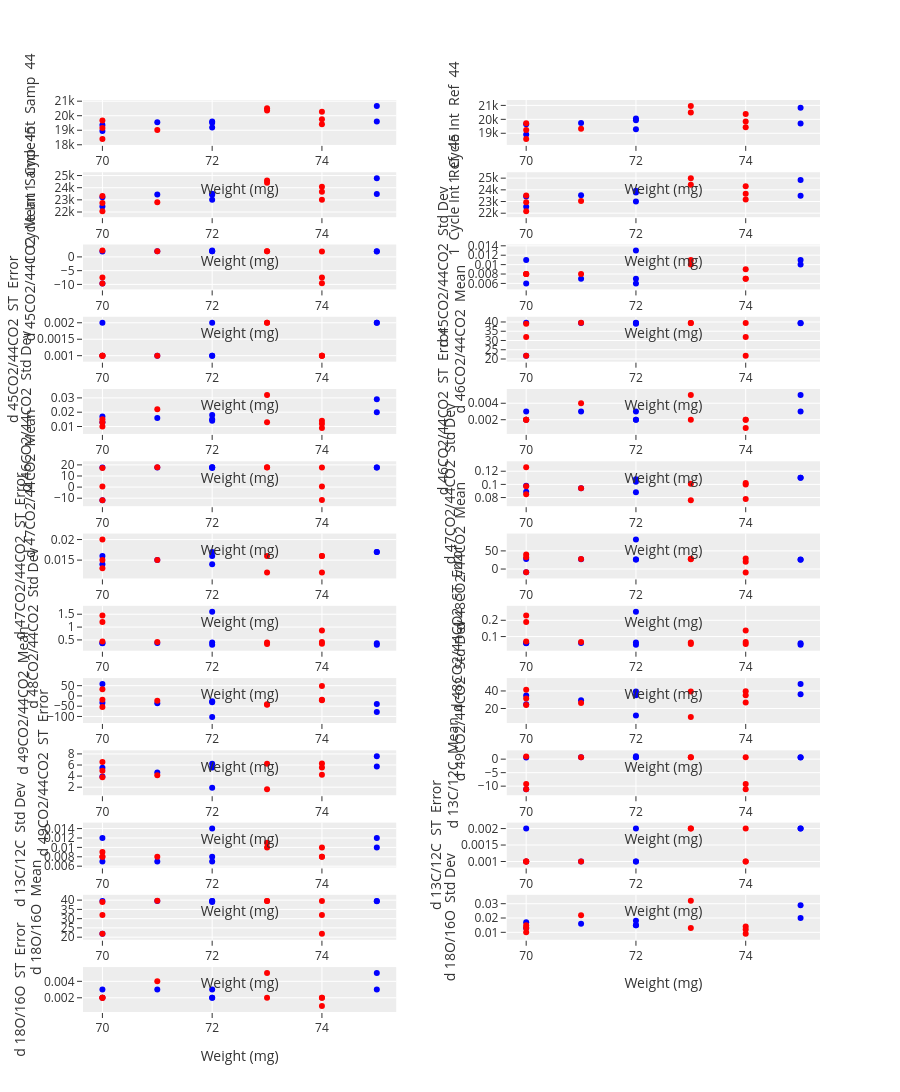

Notebook code for this chart:
### Markdown cell above
## Creating Multiple Scatter Plots
The code creates multiple scatter plots to visualize the relationship between `Weight (mg)` and various numeric columns, categorized by `Kiel acid line number`. It follows these steps:

**Define Subplot Height** It defines the height of each subplot using the `subplot_height` variable.

**Calculate Subplot Rows and Columns** It determines the number of rows and columns needed to accommodate the subplots based on the length of the `numeric_columns[5:30]` list, which represents the columns to be visualized.

**Create Subplot Grid** It creates a subplot grid using the `make_subplots()` function, specifying the calculated rows, columns, vertical spacing, and horizontal spacing between subplots.

**Adjust Figure Height** It sets the height of the entire figure using the `update_layout()` function, ensuring the figure is tall enough to accommodate all subplots.

**Identify Unique Line Types** It extracts the unique values in the Kiel acid "Line" column using the `unique()` function, indicating Kiel acid line number for data series.

**Define Line Colors** It defines a list of colors to represent different line number using the colors variable.

**Create Scatter Plots** It iterates through each numeric column (column) and each line type (line):
a. It creates a scatter plot using the go.Scatter() function, specifying:
i. x: Weight (mg) values for the selected line type (line).
ii. y: Corresponding values from the selected numeric column (column) for the selected line type (line).
iii. mode: 'markers' to display data points as markers.
iv. name: A descriptive name for the data series, including the line type (line).
v. marker: A dictionary specifying the marker color based on the line type (line) using the colors

### Code cell
# Define the height of each subplot (in pixels)
subplot_height = 300
length = len(numeric_columns[5:30])

# Create a subplot for each column in the DataFrame
fig1 = make_subplots(rows=length//2 + length%2, cols=2, vertical_spacing=0.03, horizontal_spacing=0.15)

# Set the height of the figure
fig1.update_layout(height=(length//2 + length%2)*subplot_height, showlegend=False)

# Get unique values in the "Line" column
lines = df_std_cp["Line"].unique()

# Define colors for each line
colors = ['blue', 'red']  # Add more colors if there are more than two lines

# Iterate through each column and create a scatter plot
for i, column in enumerate(numeric_columns[5:30]):
    for j, line in enumerate(lines):
        fig1.add_trace(
            go.Scatter(x=df_std_cp[df_std_cp["Line"]==line]["Weight (mg)"], 
                    y=df_std_cp[df_std_cp["Line"]==line][column], 
                    mode='markers', 
                    name=f"Line {line}",  # Set the name of the data series,
                    marker=dict(color=colors[j % len(colors)]),  # Use the color corresponding to the line
                    hovertemplate=
                        f"<b>{column}</b>: %{{y:.1f}}<br>" +
                        "<b>Weight (mg)</b>: %{x:.1f}<br>" +
                        "<b>Line</b>: " + str(line) + "<br>"
                    ),
            row = i//2 + 1,
            col = i%2 + 1
        )

    # Set the title of the y-axis for each subplot
    fig1.update_yaxes(title_text=column, row=i//2 + 1, col=i%2 + 1)
    fig1.update_xaxes(title_text="Weight (mg)", row=i//2 + 1, col=i%2 + 1)

# Save the figure to an HTML file
# fig1.write_html("multiple_scatter_plots.html")

# Show the figure
fig1.show()

### Figure 1 — Plotly figure (JSON) as saved in the notebook; plotly's stock layout.template omitted (floating-point values rounded to 4 significant figures)
{"data": [{"hovertemplate": "<b>1  Cycle Int  Samp  44</b>: %{y:.1f}<br><b>Weight (mg)</b>: %{x:.1f}<br><b>Line</b>: 1<br>", "marker": {"color": "blue"}, "mode": "markers", "name": "Line 1", "type": "scatter", "x": [75, 72, 71, 75, 72, 72, 70, 70], "xaxis": "x", "y": [19600.0, 19190.0, 19550.0, 20670.0, 19610.0, 19520.0, 18950.0, 19360.0], "yaxis": "y"}, {"hovertemplate": "<b>1  Cycle Int  Samp  44</b>: %{y:.1f}<br><b>Weight (mg)</b>: %{x:.1f}<br><b>Line</b>: 2<br>", "marker": {"color": "red"}, "mode": "markers", "name": "Line 2", "type": "scatter", "x": [74, 70, 74, 71, 70, 73, 73, 70, 74], "xaxis": "x", "y": [19420.0, 18400.0, 20270.0, 19010.0, 19670.0, 20510.0, 20350.0, 19150.0, 19750.0], "yaxis": "y"}, {"hovertemplate": "<b>1  Cycle Int  Ref  44</b>: %{y:.1f}<br><b>Weight (mg)</b>: %{x:.1f}<br><b>Line</b>: 1<br>", "marker": {"color": "blue"}, "mode": "markers", "name": "Line 1", "type": "scatter", "x": [75, 72, 71, 75, 72, 72, 70, 70], "xaxis": "x2", "y": [19700.0, 19290.0, 19740.0, 20840.0, 19940.0, 20060.0, 18910.0, 19640.0], "yaxis": "y2"}, {"hovertemplate": "<b>1  Cycle Int  Ref  44</b>: %{y:.1f}<br><b>Weight (mg)</b>: %{x:.1f}<br><b>Line</b>: 2<br>", "marker": {"color": "red"}, "mode": "markers", "name": "Line 2", "type": "scatter", "x": [74, 70, 74, 71, 70, 73, 73, 70, 74], "xaxis": "x2", "y": [19430.0, 18600.0, 20370.0, 19330.0, 19720.0, 20960.0, 20490.0, 19230.0, 19840.0], "yaxis": "y2"}, {"hovertemplate": "<b>1  Cycle Int  Samp  45</b>: %{y:.1f}<br><b>Weight (mg)</b>: %{x:.1f}<br><b>Line</b>: 1<br>", "marker": {"color": "blue"}, "mode": "markers", "name": "Line 1", "type": "scatter", "x": [75, 72, 71, 75, 72, 72, 70, 70], "xaxis": "x3", "y": [23490.0, 23010.0, 23430.0, 24780.0, 23510.0, 23410.0, 22460.0, 23210.0], "yaxis": "y3"}, {"hovertemplate": "<b>1  Cycle Int  Samp  45</b>: %{y:.1f}<br><b>Weight (mg)</b>: %{x:.1f}<br><b>Line</b>: 2<br>", "marker": {"color": "red"}, "mode": "markers", "name": "Line 2", "type": "scatter", "x": [74, 70, 74, 71, 70, 73, 73, 70, 74], "xaxis": "x3", "y": [23010.0, 22070.0, 24070.0, 22800.0, 23310.0, 24580.0, 24400.0, 22740.0, 23680.0], "yaxis": "y3"}, {"hovertemplate": "<b>1  Cycle Int  Ref  45</b>: %{y:.1f}<br><b>Weight (mg)</b>: %{x:.1f}<br><b>Line</b>: 1<br>", "marker": {"color": "blue"}, "mode": "markers", "name": "Line 1", "type": "scatter", "x": [75, 72, 71, 75, 72, 72, 70, 70], "xaxis": "x4", "y": [23490.0, 23010.0, 23550.0, 24850.0, 23770.0, 23920.0, 22550.0, 23420.0], "yaxis": "y4"}, {"hovertemplate": "<b>1  Cycle Int  Ref  45</b>: %{y:.1f}<br><b>Weight (mg)</b>: %{x:.1f}<br><b>Line</b>: 2<br>", "marker": {"color": "red"}, "mode": "markers", "name": "Line 2", "type": "scatter", "x": [74, 70, 74, 71, 70, 73, 73, 70, 74], "xaxis": "x4", "y": [23170.0, 22180.0, 24300.0, 23050.0, 23520.0, 24990.0, 24430.0, 22930.0, 23660.0], "yaxis": "y4"}, {"hovertemplate": "<b>d 45CO2/44CO2  Mean</b>: %{y:.1f}<br><b>Weight (mg)</b>: %{x:.1f}<br><b>Line</b>: 1<br>", "marker": {"color": "blue"}, "mode": "markers", "name": "Line 1", "type": "scatter", "x": [75, 72, 71, 75, 72, 72, 70, 70], "xaxis": "x5", "y": [1.931, 2.041, 2.019, 2.009, 2.031, 2.319, -9.641, 1.948], "yaxis": "y5"}, {"hovertemplate": "<b>d 45CO2/44CO2  Mean</b>: %{y:.1f}<br><b>Weight (mg)</b>: %{x:.1f}<br><b>Line</b>: 2<br>", "marker": {"color": "red"}, "mode": "markers", "name": "Line 2", "type": "scatter", "x": [74, 70, 74, 71, 70, 73, 73, 70, 74], "xaxis": "x5", "y": [-9.618, 2.299, -7.52, 2.042, -9.629, 2.058, 2.01, -7.524, 1.993], "yaxis": "y5"}, {"hovertemplate": "<b>d 45CO2/44CO2  Std Dev</b>: %{y:.1f}<br><b>Weight (mg)</b>: %{x:.1f}<br><b>Line</b>: 1<br>", "marker": {"color": "blue"}, "mode": "markers", "name": "Line 1", "type": "scatter", "x": [75, 72, 71, 75, 72, 72, 70, 70], "xaxis": "x6", "y": [0.011, 0.007, 0.007, 0.01, 0.006, 0.013, 0.011, 0.006], "yaxis": "y6"}, {"hovertemplate": "<b>d 45CO2/44CO2  Std Dev</b>: %{y:.1f}<br><b>Weight (mg)</b>: %{x:.1f}<br><b>Line</b>: 2<br>", "marker": {"color": "red"}, "mode": "markers", "name": "Line 2", "type": "scatter", "x": [74, 70, 74, 71, 70, 73, 73, 70, 74], "xaxis": "x6", "y": [0.009, 0.008, 0.007, 0.008, 0.008, 0.011, 0.01, 0.008, 0.007], "yaxis": "y6"}, {"hovertemplate": "<b>d 45CO2/44CO2  ST  Error</b>: %{y:.1f}<br><b>Weight (mg)</b>: %{x:.1f}<br><b>Line</b>: 1<br>", "marker": {"color": "blue"}, "mode": "markers", "name": "Line 1", "type": "scatter", "x": [75, 72, 71, 75, 72, 72, 70, 70], "xaxis": "x7", "y": [0.002, 0.001, 0.001, 0.002, 0.001, 0.002, 0.002, 0.001], "yaxis": "y7"}, {"hovertemplate": "<b>d 45CO2/44CO2  ST  Error</b>: %{y:.1f}<br><b>Weight (mg)</b>: %{x:.1f}<br><b>Line</b>: 2<br>", "marker": {"color": "red"}, "mode": "markers", "name": "Line 2", "type": "scatter", "x": [74, 70, 74, 71, 70, 73, 73, 70, 74], "xaxis": "x7", "y": [0.001, 0.001, 0.001, 0.001, 0.001, 0.002, 0.002, 0.001, 0.001], "yaxis": "y7"}, {"hovertemplate": "<b>d 46CO2/44CO2  Mean</b>: %{y:.1f}<br><b>Weight (mg)</b>: %{x:.1f}<br><b>Line</b>: 1<br>", "marker": {"color": "blue"}, "mode": "markers", "name": "Line 1", "type": "scatter", "x": [75, 72, 71, 75, 72, 72, 70, 70], "xaxis": "x8", "y": [39.29, 39.51, 39.45, 39.44, 39.52, 38.98, 21.8, 39.53], "yaxis": "y8"}, {"hovertemplate": "<b>d 46CO2/44CO2  Mean</b>: %{y:.1f}<br><b>Weight (mg)</b>: %{x:.1f}<br><b>Line</b>: 2<br>", "marker": {"color": "red"}, "mode": "markers", "name": "Line 2", "type": "scatter", "x": [74, 70, 74, 71, 70, 73, 73, 70, 74], "xaxis": "x8", "y": [21.82, 39.0, 31.93, 39.57, 21.81, 39.5, 39.45, 31.93, 39.5], "yaxis": "y8"}, {"hovertemplate": "<b>d 46CO2/44CO2  Std Dev</b>: %{y:.1f}<br><b>Weight (mg)</b>: %{x:.1f}<br><b>Line</b>: 1<br>", "marker": {"color": "blue"}, "mode": "markers", "name": "Line 1", "type": "scatter", "x": [75, 72, 71, 75, 72, 72, 70, 70], "xaxis": "x9", "y": [0.02, 0.015, 0.016, 0.029, 0.018, 0.014, 0.013, 0.017], "yaxis": "y9"}, {"hovertemplate": "<b>d 46CO2/44CO2  Std Dev</b>: %{y:.1f}<br><b>Weight (mg)</b>: %{x:.1f}<br><b>Line</b>: 2<br>", "marker": {"color": "red"}, "mode": "markers", "name": "Line 2", "type": "scatter", "x": [74, 70, 74, 71, 70, 73, 73, 70, 74], "xaxis": "x9", "y": [0.009, 0.015, 0.012, 0.022, 0.01, 0.013, 0.032, 0.013, 0.014], "yaxis": "y9"}, {"hovertemplate": "<b>d 46CO2/44CO2  ST  Error</b>: %{y:.1f}<br><b>Weight (mg)</b>: %{x:.1f}<br><b>Line</b>: 1<br>", "marker": {"color": "blue"}, "mode": "markers", "name": "Line 1", "type": "scatter", "x": [75, 72, 71, 75, 72, 72, 70, 70], "xaxis": "x10", "y": [0.003, 0.002, 0.003, 0.005, 0.003, 0.002, 0.002, 0.003], "yaxis": "y10"}, {"hovertemplate": "<b>d 46CO2/44CO2  ST  Error</b>: %{y:.1f}<br><b>Weight (mg)</b>: %{x:.1f}<br><b>Line</b>: 2<br>", "marker": {"color": "red"}, "mode": "markers", "name": "Line 2", "type": "scatter", "x": [74, 70, 74, 71, 70, 73, 73, 70, 74], "xaxis": "x10", "y": [0.001, 0.002, 0.002, 0.004, 0.002, 0.002, 0.005, 0.002, 0.002], "yaxis": "y10"}, {"hovertemplate": "<b>d 47CO2/44CO2  Mean</b>: %{y:.1f}<br><b>Weight (mg)</b>: %{x:.1f}<br><b>Line</b>: 1<br>", "marker": {"color": "blue"}, "mode": "markers", "name": "Line 1", "type": "scatter", "x": [75, 72, 71, 75, 72, 72, 70, 70], "xaxis": "x11", "y": [17.56, 17.79, 17.71, 17.67, 17.77, 17.19, -11.79, 17.7], "yaxis": "y11"}, {"hovertemplate": "<b>d 47CO2/44CO2  Mean</b>: %{y:.1f}<br><b>Weight (mg)</b>: %{x:.1f}<br><b>Line</b>: 2<br>", "marker": {"color": "red"}, "mode": "markers", "name": "Line 2", "type": "scatter", "x": [74, 70, 74, 71, 70, 73, 73, 70, 74], "xaxis": "x11", "y": [-11.71, 17.18, 0.502, 17.84, -11.75, 17.76, 17.66, 0.484, 17.72], "yaxis": "y11"}, {"hovertemplate": "<b>d 47CO2/44CO2  Std Dev</b>: %{y:.1f}<br><b>Weight (mg)</b>: %{x:.1f}<br><b>Line</b>: 1<br>", "marker": {"color": "blue"}, "mode": "markers", "name": "Line 1", "type": "scatter", "x": [75, 72, 71, 75, 72, 72, 70, 70], "xaxis": "x12", "y": [0.11, 0.104, 0.094, 0.11, 0.088, 0.108, 0.089, 0.098], "yaxis": "y12"}, {"hovertemplate": "<b>d 47CO2/44CO2  Std Dev</b>: %{y:.1f}<br><b>Weight (mg)</b>: %{x:.1f}<br><b>Line</b>: 2<br>", "marker": {"color": "red"}, "mode": "markers", "name": "Line 2", "type": "scatter", "x": [74, 70, 74, 71, 70, 73, 73, 70, 74], "xaxis": "x12", "y": [0.1, 0.126, 0.078, 0.094, 0.085, 0.076, 0.101, 0.097, 0.102], "yaxis": "y12"}, {"hovertemplate": "<b>d 47CO2/44CO2  ST  Error</b>: %{y:.1f}<br><b>Weight (mg)</b>: %{x:.1f}<br><b>Line</b>: 1<br>", "marker": {"color": "blue"}, "mode": "markers", "name": "Line 1", "type": "scatter", "x": [75, 72, 71, 75, 72, 72, 70, 70], "xaxis": "x13", "y": [0.017, 0.016, 0.015, 0.017, 0.014, 0.017, 0.014, 0.016], "yaxis": "y13"}, {"hovertemplate": "<b>d 47CO2/44CO2  ST  Error</b>: %{y:.1f}<br><b>Weight (mg)</b>: %{x:.1f}<br><b>Line</b>: 2<br>", "marker": {"color": "red"}, "mode": "markers", "name": "Line 2", "type": "scatter", "x": [74, 70, 74, 71, 70, 73, 73, 70, 74], "xaxis": "x13", "y": [0.016, 0.02, 0.012, 0.015, 0.013, 0.012, 0.016, 0.015, 0.016], "yaxis": "y13"}, {"hovertemplate": "<b>d 48CO2/44CO2  Mean</b>: %{y:.1f}<br><b>Weight (mg)</b>: %{x:.1f}<br><b>Line</b>: 1<br>", "marker": {"color": "blue"}, "mode": "markers", "name": "Line 1", "type": "scatter", "x": [75, 72, 71, 75, 72, 72, 70, 70], "xaxis": "x14", "y": [25.46, 26.27, 26.97, 25.96, 26.57, 81.26, -8.497, 27.91], "yaxis": "y14"}, {"hovertemplate": "<b>d 48CO2/44CO2  Mean</b>: %{y:.1f}<br><b>Weight (mg)</b>: %{x:.1f}<br><b>Line</b>: 2<br>", "marker": {"color": "red"}, "mode": "markers", "name": "Line 2", "type": "scatter", "x": [74, 70, 74, 71, 70, 73, 73, 70, 74], "xaxis": "x14", "y": [-9.395, 39.91, 20.36, 27.5, -8.936, 27.19, 28.21, 32.33, 28.83], "yaxis": "y14"}, {"hovertemplate": "<b>d 48CO2/44CO2  Std Dev</b>: %{y:.1f}<br><b>Weight (mg)</b>: %{x:.1f}<br><b>Line</b>: 1<br>", "marker": {"color": "blue"}, "mode": "markers", "name": "Line 1", "type": "scatter", "x": [75, 72, 71, 75, 72, 72, 70, 70], "xaxis": "x15", "y": [0.37, 0.404, 0.378, 0.314, 0.315, 1.594, 0.373, 0.381], "yaxis": "y15"}, {"hovertemplate": "<b>d 48CO2/44CO2  Std Dev</b>: %{y:.1f}<br><b>Weight (mg)</b>: %{x:.1f}<br><b>Line</b>: 2<br>", "marker": {"color": "red"}, "mode": "markers", "name": "Line 2", "type": "scatter", "x": [74, 70, 74, 71, 70, 73, 73, 70, 74], "xaxis": "x15", "y": [0.347, 1.455, 0.866, 0.417, 0.435, 0.344, 0.404, 1.201, 0.422], "yaxis": "y15"}, {"hovertemplate": "<b>d 48CO2/44CO2  ST  Error</b>: %{y:.1f}<br><b>Weight (mg)</b>: %{x:.1f}<br><b>Line</b>: 1<br>", "marker": {"color": "blue"}, "mode": "markers", "name": "Line 1", "type": "scatter", "x": [75, 72, 71, 75, 72, 72, 70, 70], "xaxis": "x16", "y": [0.059, 0.064, 0.06, 0.05, 0.05, 0.252, 0.059, 0.06], "yaxis": "y16"}, {"hovertemplate": "<b>d 48CO2/44CO2  ST  Error</b>: %{y:.1f}<br><b>Weight (mg)</b>: %{x:.1f}<br><b>Line</b>: 2<br>", "marker": {"color": "red"}, "mode": "markers", "name": "Line 2", "type": "scatter", "x": [74, 70, 74, 71, 70, 73, 73, 70, 74], "xaxis": "x16", "y": [0.055, 0.23, 0.137, 0.066, 0.069, 0.054, 0.064, 0.19, 0.067], "yaxis": "y16"}, {"hovertemplate": "<b>d 49CO2/44CO2  Mean</b>: %{y:.1f}<br><b>Weight (mg)</b>: %{x:.1f}<br><b>Line</b>: 1<br>", "marker": {"color": "blue"}, "mode": "markers", "name": "Line 1", "type": "scatter", "x": [75, 72, 71, 75, 72, 72, 70, 70], "xaxis": "x17", "y": [-78.1, -25.44, -35.13, -38.85, -31.34, -102.6, 57.79, -33.27], "yaxis": "y17"}, {"hovertemplate": "<b>d 49CO2/44CO2  Mean</b>: %{y:.1f}<br><b>Weight (mg)</b>: %{x:.1f}<br><b>Line</b>: 2<br>", "marker": {"color": "red"}, "mode": "markers", "name": "Line 2", "type": "scatter", "x": [74, 70, 74, 71, 70, 73, 73, 70, 74], "xaxis": "x17", "y": [48.57, -53.4, -18.71, -23.58, 32.81, -40.09, -42.65, -18.98, -21.01], "yaxis": "y17"}, {"hovertemplate": "<b>d 49CO2/44CO2  Std Dev</b>: %{y:.1f}<br><b>Weight (mg)</b>: %{x:.1f}<br><b>Line</b>: 1<br>", "marker": {"color": "blue"}, "mode": "markers", "name": "Line 1", "type": "scatter", "x": [75, 72, 71, 75, 72, 72, 70, 70], "xaxis": "x18", "y": [47.86, 39.39, 29.46, 36.38, 35.0, 12.02, 34.82, 24.88], "yaxis": "y18"}, {"hovertemplate": "<b>d 49CO2/44CO2  Std Dev</b>: %{y:.1f}<br><b>Weight (mg)</b>: %{x:.1f}<br><b>Line</b>: 2<br>", "marker": {"color": "red"}, "mode": "markers", "name": "Line 2", "type": "scatter", "x": [74, 70, 74, 71, 70, 73, 73, 70, 74], "xaxis": "x18", "y": [39.66, 24.08, 26.76, 26.21, 41.34, 10.33, 39.4, 31.4, 35.05], "yaxis": "y18"}, {"hovertemplate": "<b>d 49CO2/44CO2  ST  Error</b>: %{y:.1f}<br><b>Weight (mg)</b>: %{x:.1f}<br><b>Line</b>: 1<br>", "marker": {"color": "blue"}, "mode": "markers", "name": "Line 1", "type": "scatter", "x": [75, 72, 71, 75, 72, 72, 70, 70], "xaxis": "x19", "y": [7.567, 6.228, 4.658, 5.753, 5.534, 1.9, 5.506, 3.934], "yaxis": "y19"}, {"hovertemplate": "<b>d 49CO2/44CO2  ST  Error</b>: %{y:.1f}<br><b>Weight (mg)</b>: %{x:.1f}<br><b>Line</b>: 2<br>", "marker": {"color": "red"}, "mode": "markers", "name": "Line 2", "type": "scatter", "x": [74, 70, 74, 71, 70, 73, 73, 70, 74], "xaxis": "x19", "y": [6.271, 3.807, 4.232, 4.144, 6.537, 1.634, 6.23, 4.964, 5.542], "yaxis": "y19"}, {"hovertemplate": "<b>d 13C/12C  Mean</b>: %{y:.1f}<br><b>Weight (mg)</b>: %{x:.1f}<br><b>Line</b>: 1<br>", "marker": {"color": "blue"}, "mode": "markers", "name": "Line 1", "type": "scatter", "x": [75, 72, 71, 75, 72, 72, 70, 70], "xaxis": "x20", "y": [0.623, 0.733, 0.711, 0.701, 0.722, 1.05, -11.14, 0.632], "yaxis": "y20"}, {"hovertemplate": "<b>d 13C/12C  Mean</b>: %{y:.1f}<br><b>Weight (mg)</b>: %{x:.1f}<br><b>Line</b>: 2<br>", "marker": {"color": "red"}, "mode": "markers", "name": "Line 2", "type": "scatter", "x": [74, 70, 74, 71, 70, 73, 73, 70, 74], "xaxis": "x20", "y": [-11.12, 1.028, -9.24, 0.731, -11.13, 0.751, 0.702, -9.245, 0.682], "yaxis": "y20"}, {"hovertemplate": "<b>d 13C/12C  Std Dev</b>: %{y:.1f}<br><b>Weight (mg)</b>: %{x:.1f}<br><b>Line</b>: 1<br>", "marker": {"color": "blue"}, "mode": "markers", "name": "Line 1", "type": "scatter", "x": [75, 72, 71, 75, 72, 72, 70, 70], "xaxis": "x21", "y": [0.012, 0.008, 0.007, 0.01, 0.007, 0.014, 0.012, 0.007], "yaxis": "y21"}, {"hovertemplate": "<b>d 13C/12C  Std Dev</b>: %{y:.1f}<br><b>Weight (mg)</b>: %{x:.1f}<br><b>Line</b>: 2<br>", "marker": {"color": "red"}, "mode": "markers", "name": "Line 2", "type": "scatter", "x": [74, 70, 74, 71, 70, 73, 73, 70, 74], "xaxis": "x21", "y": [0.01, 0.008, 0.008, 0.008, 0.009, 0.011, 0.01, 0.008, 0.008], "yaxis": "y21"}, {"hovertemplate": "<b>d 13C/12C  ST  Error</b>: %{y:.1f}<br><b>Weight (mg)</b>: %{x:.1f}<br><b>Line</b>: 1<br>", "marker": {"color": "blue"}, "mode": "markers", "name": "Line 1", "type": "scatter", "x": [75, 72, 71, 75, 72, 72, 70, 70], "xaxis": "x22", "y": [0.002, 0.001, 0.001, 0.002, 0.001, 0.002, 0.002, 0.001], "yaxis": "y22"}, {"hovertemplate": "<b>d 13C/12C  ST  Error</b>: %{y:.1f}<br><b>Weight (mg)</b>: %{x:.1f}<br><b>Line</b>: 2<br>", "marker": {"color": "red"}, "mode": "markers", "name": "Line 2", "type": "scatter", "x": [74, 70, 74, 71, 70, 73, 73, 70, 74], "xaxis": "x22", "y": [0.002, 0.001, 0.001, 0.001, 0.001, 0.002, 0.002, 0.001, 0.001], "yaxis": "y22"}, {"hovertemplate": "<b>d 18O/16O  Mean</b>: %{y:.1f}<br><b>Weight (mg)</b>: %{x:.1f}<br><b>Line</b>: 1<br>", "marker": {"color": "blue"}, "mode": "markers", "name": "Line 1", "type": "scatter", "x": [75, 72, 71, 75, 72, 72, 70, 70], "xaxis": "x23", "y": [39.33, 39.55, 39.49, 39.48, 39.56, 39.02, 21.85, 39.57], "yaxis": "y23"}, {"hovertemplate": "<b>d 18O/16O  Mean</b>: %{y:.1f}<br><b>Weight (mg)</b>: %{x:.1f}<br><b>Line</b>: 2<br>", "marker": {"color": "red"}, "mode": "markers", "name": "Line 2", "type": "scatter", "x": [74, 70, 74, 71, 70, 73, 73, 70, 74], "xaxis": "x23", "y": [21.87, 39.04, 31.99, 39.61, 21.86, 39.55, 39.49, 31.99, 39.54], "yaxis": "y23"}, {"hovertemplate": "<b>d 18O/16O  Std Dev</b>: %{y:.1f}<br><b>Weight (mg)</b>: %{x:.1f}<br><b>Line</b>: 1<br>", "marker": {"color": "blue"}, "mode": "markers", "name": "Line 1", "type": "scatter", "x": [75, 72, 71, 75, 72, 72, 70, 70], "xaxis": "x24", "y": [0.02, 0.015, 0.016, 0.029, 0.018, 0.015, 0.013, 0.017], "yaxis": "y24"}, {"hovertemplate": "<b>d 18O/16O  Std Dev</b>: %{y:.1f}<br><b>Weight (mg)</b>: %{x:.1f}<br><b>Line</b>: 2<br>", "marker": {"color": "red"}, "mode": "markers", "name": "Line 2", "type": "scatter", "x": [74, 70, 74, 71, 70, 73, 73, 70, 74], "xaxis": "x24", "y": [0.009, 0.015, 0.012, 0.022, 0.01, 0.013, 0.032, 0.013, 0.014], "yaxis": "y24"}, {"hovertemplate": "<b>d 18O/16O  ST  Error</b>: %{y:.1f}<br><b>Weight (mg)</b>: %{x:.1f}<br><b>Line</b>: 1<br>", "marker": {"color": "blue"}, "mode": "markers", "name": "Line 1", "type": "scatter", "x": [75, 72, 71, 75, 72, 72, 70, 70], "xaxis": "x25", "y": [0.003, 0.002, 0.003, 0.005, 0.003, 0.002, 0.002, 0.003], "yaxis": "y25"}, {"hovertemplate": "<b>d 18O/16O  ST  Error</b>: %{y:.1f}<br><b>Weight (mg)</b>: %{x:.1f}<br><b>Line</b>: 2<br>", "marker": {"color": "red"}, "mode": "markers", "name": "Line 2", "type": "scatter", "x": [74, 70, 74, 71, 70, 73, 73, 70, 74], "xaxis": "x25", "y": [0.001, 0.002, 0.002, 0.004, 0.002, 0.002, 0.005, 0.002, 0.002], "yaxis": "y25"}], "layout": {"height": 3900, "showlegend": false, "xaxis": {"anchor": "y", "domain": [0, 0.425], "title": {"text": "Weight (mg)"}}, "xaxis10": {"anchor": "y10", "domain": [0.575, 1], "title": {"text": "Weight (mg)"}}, "xaxis11": {"anchor": "y11", "domain": [0, 0.425], "title": {"text": "Weight (mg)"}}, "xaxis12": {"anchor": "y12", "domain": [0.575, 1], "title": {"text": "Weight (mg)"}}, "xaxis13": {"anchor": "y13", "domain": [0, 0.425], "title": {"text": "Weight (mg)"}}, "xaxis14": {"anchor": "y14", "domain": [0.575, 1], "title": {"text": "Weight (mg)"}}, "xaxis15": {"anchor": "y15", "domain": [0, 0.425], "title": {"text": "Weight (mg)"}}, "xaxis16": {"anchor": "y16", "domain": [0.575, 1], "title": {"text": "Weight (mg)"}}, "xaxis17": {"anchor": "y17", "domain": [0, 0.425], "title": {"text": "Weight (mg)"}}, "xaxis18": {"anchor": "y18", "domain": [0.575, 1], "title": {"text": "Weight (mg)"}}, "xaxis19": {"anchor": "y19", "domain": [0, 0.425], "title": {"text": "Weight (mg)"}}, "xaxis2": {"anchor": "y2", "domain": [0.575, 1], "title": {"text": "Weight (mg)"}}, "xaxis20": {"anchor": "y20", "domain": [0.575, 1], "title": {"text": "Weight (mg)"}}, "xaxis21": {"anchor": "y21", "domain": [0, 0.425], "title": {"text": "Weight (mg)"}}, "xaxis22": {"anchor": "y22", "domain": [0.575, 1], "title": {"text": "Weight (mg)"}}, "xaxis23": {"anchor": "y23", "domain": [0, 0.425], "title": {"text": "Weight (mg)"}}, "xaxis24": {"anchor": "y24", "domain": [0.575, 1], "title": {"text": "Weight (mg)"}}, "xaxis25": {"anchor": "y25", "domain": [0, 0.425], "title": {"text": "Weight (mg)"}}, "xaxis26": {"anchor": "y26", "domain": [0.575, 1]}, "xaxis3": {"anchor": "y3", "domain": [0, 0.425], "title": {"text": "Weight (mg)"}}, "xaxis4": {"anchor": "y4", "domain": [0.575, 1], "title": {"text": "Weight (mg)"}}, "xaxis5": {"anchor": "y5", "domain": [0, 0.425], "title": {"text": "Weight (mg)"}}, "xaxis6": {"anchor": "y6", "domain": [0.575, 1], "title": {"text": "Weight (mg)"}}, "xaxis7": {"anchor": "y7", "domain": [0, 0.425], "title": {"text": "Weight (mg)"}}, "xaxis8": {"anchor": "y8", "domain": [0.575, 1], "title": {"text": "Weight (mg)"}}, "xaxis9": {"anchor": "y9", "domain": [0, 0.425], "title": {"text": "Weight (mg)"}}, "yaxis": {"anchor": "x", "domain": [0.9508, 1], "title": {"text": "1  Cycle Int  Samp  44"}}, "yaxis10": {"anchor": "x10", "domain": [0.6338, 0.6831], "title": {"text": "d 46CO2/44CO2  ST  Error"}}, "yaxis11": {"anchor": "x11", "domain": [0.5546, 0.6038], "title": {"text": "d 47CO2/44CO2  Mean"}}, "yaxis12": {"anchor": "x12", "domain": [0.5546, 0.6038], "title": {"text": "d 47CO2/44CO2  Std Dev"}}, "yaxis13": {"anchor": "x13", "domain": [0.4754, 0.5246], "title": {"text": "d 47CO2/44CO2  ST  Error"}}, "yaxis14": {"anchor": "x14", "domain": [0.4754, 0.5246], "title": {"text": "d 48CO2/44CO2  Mean"}}, "yaxis15": {"anchor": "x15", "domain": [0.3962, 0.4454], "title": {"text": "d 48CO2/44CO2  Std Dev"}}, "yaxis16": {"anchor": "x16", "domain": [0.3962, 0.4454], "title": {"text": "d 48CO2/44CO2  ST  Error"}}, "yaxis17": {"anchor": "x17", "domain": [0.3169, 0.3662], "title": {"text": "d 49CO2/44CO2  Mean"}}, "yaxis18": {"anchor": "x18", "domain": [0.3169, 0.3662], "title": {"text": "d 49CO2/44CO2  Std Dev"}}, "yaxis19": {"anchor": "x19", "domain": [0.2377, 0.2869], "title": {"text": "d 49CO2/44CO2  ST  Error"}}, "yaxis2": {"anchor": "x2", "domain": [0.9508, 1], "title": {"text": "1  Cycle Int  Ref  44"}}, "yaxis20": {"anchor": "x20", "domain": [0.2377, 0.2869], "title": {"text": "d 13C/12C  Mean"}}, "yaxis21": {"anchor": "x21", "domain": [0.1585, 0.2077], "title": {"text": "d 13C/12C  Std Dev"}}, "yaxis22": {"anchor": "x22", "domain": [0.1585, 0.2077], "title": {"text": "d 13C/12C  ST  Error"}}, "yaxis23": {"anchor": "x23", "domain": [0.07923, 0.1285], "title": {"text": "d 18O/16O  Mean"}}, "yaxis24": {"anchor": "x24", "domain": [0.07923, 0.1285], "title": {"text": "d 18O/16O  Std Dev"}}, "yaxis25": {"anchor": "x25", "domain": [0, 0.04923], "title": {"text": "d 18O/16O  ST  Error"}}, "yaxis26": {"anchor": "x26", "domain": [0, 0.04923]}, "yaxis3": {"anchor": "x3", "domain": [0.8715, 0.9208], "title": {"text": "1  Cycle Int  Samp  45"}}, "yaxis4": {"anchor": "x4", "domain": [0.8715, 0.9208], "title": {"text": "1  Cycle Int  Ref  45"}}, "yaxis5": {"anchor": "x5", "domain": [0.7923, 0.8415], "title": {"text": "d 45CO2/44CO2  Mean"}}, "yaxis6": {"anchor": "x6", "domain": [0.7923, 0.8415], "title": {"text": "d 45CO2/44CO2  Std Dev"}}, "yaxis7": {"anchor": "x7", "domain": [0.7131, 0.7623], "title": {"text": "d 45CO2/44CO2  ST  Error"}}, "yaxis8": {"anchor": "x8", "domain": [0.7131, 0.7623], "title": {"text": "d 46CO2/44CO2  Mean"}}, "yaxis9": {"anchor": "x9", "domain": [0.6338, 0.6831], "title": {"text": "d 46CO2/44CO2  Std Dev"}}}}
